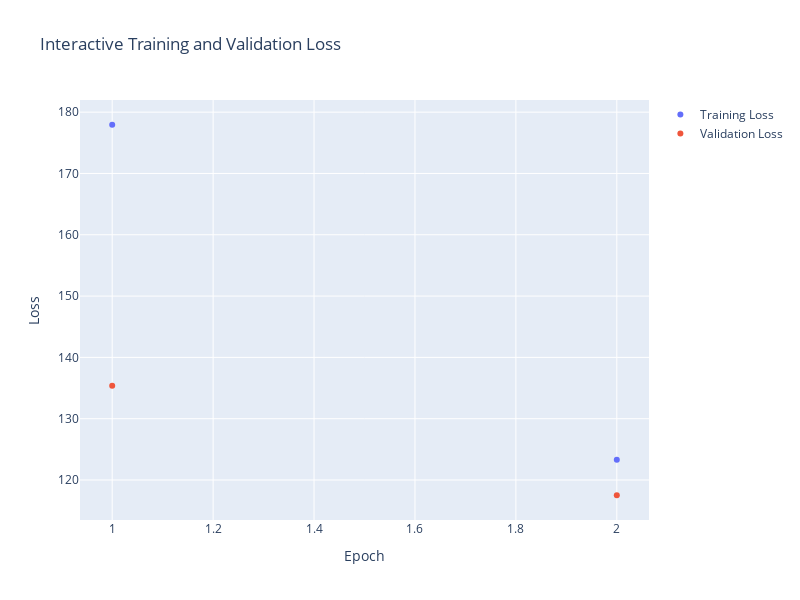
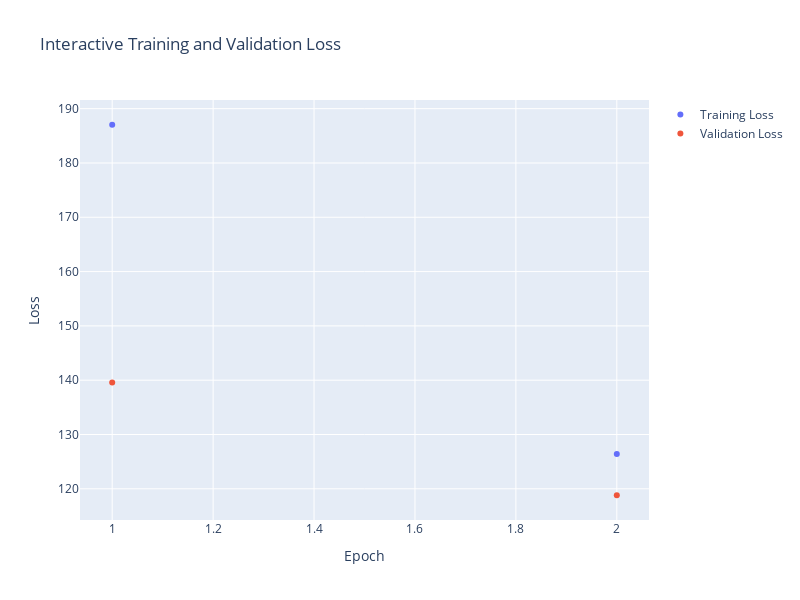

The notebook cell these images were saved under, in order:
### Code cell
print(f'Training parameters: batch_size={batch_size}, learning_rate={learning_rate}, epochs={epochs}')

# For Standard VAE
print("Training Standard_VAE...")
Optimiser_Standard = torch.optim.Adam(Standard_VAE.parameters(), lr=learning_rate)
Trained_Standard_VAE = train_vae(Standard_VAE, trainloader, validationloader, loss_function_standard, Optimiser_Standard, epochs, DEVICE, "Standard_VAE")

### Figure 1 — Plotly figure (JSON) as saved in the notebook; plotly's stock layout.template omitted (floating-point values rounded to 4 significant figures)
{"data": [{"mode": "markers", "name": "Training Loss", "type": "scatter", "x": [1, 2], "y": [177.9, 123.3]}, {"mode": "markers", "name": "Validation Loss", "type": "scatter", "x": [1, 2], "y": [135.4, 117.5]}], "layout": {"height": 600, "title": {"text": "Interactive Training and Validation Loss"}, "width": 800, "xaxis": {"autorange": true, "range": [0.9361, 2.064], "title": {"text": "Epoch"}, "type": "linear"}, "yaxis": {"autorange": true, "range": [113.5, 182.0], "title": {"text": "Loss"}, "type": "linear"}}}

### Figure 2 — Plotly figure (JSON) as saved in the notebook; plotly's stock layout.template omitted (floating-point values rounded to 4 significant figures)
{"data": [{"mode": "markers", "name": "Training Loss", "type": "scatter", "x": [1, 2], "y": [187.0, 126.4]}, {"mode": "markers", "name": "Validation Loss", "type": "scatter", "x": [1, 2], "y": [139.6, 118.8]}], "layout": {"height": 600, "title": {"text": "Interactive Training and Validation Loss"}, "width": 800, "xaxis": {"autorange": true, "range": [0.9361, 2.064], "title": {"text": "Epoch"}, "type": "linear"}, "yaxis": {"autorange": true, "range": [114.3, 191.6], "title": {"text": "Loss"}, "type": "linear"}}}
